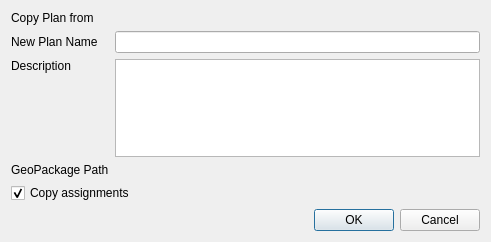
<?xml version="1.0" encoding="UTF-8"?>
<ui version="4.0">
 <class>dlgCopyPlan</class>
 <widget class="QDialog" name="dlgCopyPlan">
  <property name="geometry">
   <rect>
    <x>0</x>
    <y>0</y>
    <width>491</width>
    <height>242</height>
   </rect>
  </property>
  <property name="windowTitle">
   <string>Copy Redistricting Plan</string>
  </property>
  <layout class="QGridLayout" name="gridLayout">
   <item row="4" column="0" colspan="3">
    <widget class="QCheckBox" name="cbxCopyAssignments">
     <property name="text">
      <string>Copy assignments</string>
     </property>
     <property name="checked">
      <bool>true</bool>
     </property>
    </widget>
   </item>
   <item row="1" column="0">
    <widget class="QLabel" name="lblPlanName">
     <property name="text">
      <string>New Plan Name</string>
     </property>
    </widget>
   </item>
   <item row="0" column="0" colspan="3">
    <widget class="QLabel" name="lblSourcePlan">
     <property name="text">
      <string>Copy Plan from</string>
     </property>
    </widget>
   </item>
   <item row="1" column="1" colspan="2">
    <widget class="QLineEdit" name="inpPlanName"/>
   </item>
   <item row="5" column="0" colspan="3">
    <spacer name="verticalSpacer">
     <property name="orientation">
      <enum>Qt::Vertical</enum>
     </property>
     <property name="sizeHint" stdset="0">
      <size>
       <width>20</width>
       <height>40</height>
      </size>
     </property>
    </spacer>
   </item>
   <item row="6" column="2">
    <widget class="QDialogButtonBox" name="buttonBox">
     <property name="orientation">
      <enum>Qt::Horizontal</enum>
     </property>
     <property name="standardButtons">
      <set>QDialogButtonBox::Cancel|QDialogButtonBox::Ok</set>
     </property>
    </widget>
   </item>
   <item row="3" column="0">
    <widget class="QLabel" name="lblGeoPackage">
     <property name="text">
      <string>GeoPackage Path</string>
     </property>
     <property name="buddy">
      <cstring>fwGeoPackage</cstring>
     </property>
    </widget>
   </item>
   <item row="3" column="1" colspan="2">
    <widget class="RdsFileWidget" name="fwGeoPackage">
     <property name="filter">
      <string notr="true">*.gpkg</string>
     </property>
    </widget>
   </item>
   <item row="2" column="0">
    <widget class="QLabel" name="lblDescription">
     <property name="text">
      <string>Description</string>
     </property>
     <property name="alignment">
      <set>Qt::AlignLeading|Qt::AlignLeft|Qt::AlignTop</set>
     </property>
    </widget>
   </item>
   <item row="2" column="1" colspan="2">
    <widget class="QPlainTextEdit" name="txtDescription"/>
   </item>
  </layout>
 </widget>
 <customwidgets>
  <customwidget>
   <class>QgsFileWidget</class>
   <extends>QWidget</extends>
   <header>qgsfilewidget.h</header>
  </customwidget>
  <customwidget>
   <class>RdsFileWidget</class>
   <extends>QgsFileWidget</extends>
   <header>.RedistrictingWidgets</header>
  </customwidget>
 </customwidgets>
 <resources/>
 <connections>
  <connection>
   <sender>buttonBox</sender>
   <signal>accepted()</signal>
   <receiver>dlgCopyPlan</receiver>
   <slot>accept()</slot>
   <hints>
    <hint type="sourcelabel">
     <x>248</x>
     <y>254</y>
    </hint>
    <hint type="destinationlabel">
     <x>157</x>
     <y>274</y>
    </hint>
   </hints>
  </connection>
  <connection>
   <sender>buttonBox</sender>
   <signal>rejected()</signal>
   <receiver>dlgCopyPlan</receiver>
   <slot>reject()</slot>
   <hints>
    <hint type="sourcelabel">
     <x>316</x>
     <y>260</y>
    </hint>
    <hint type="destinationlabel">
     <x>286</x>
     <y>274</y>
    </hint>
   </hints>
  </connection>
 </connections>
</ui>
